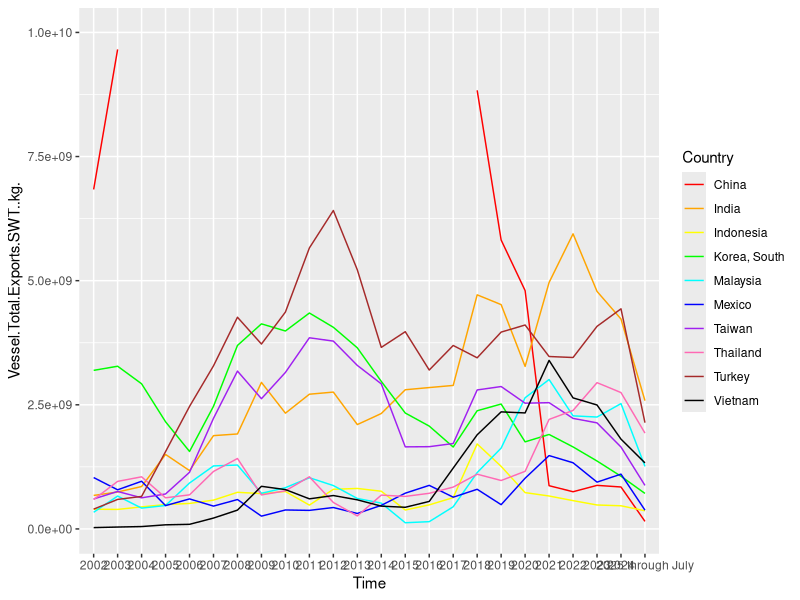
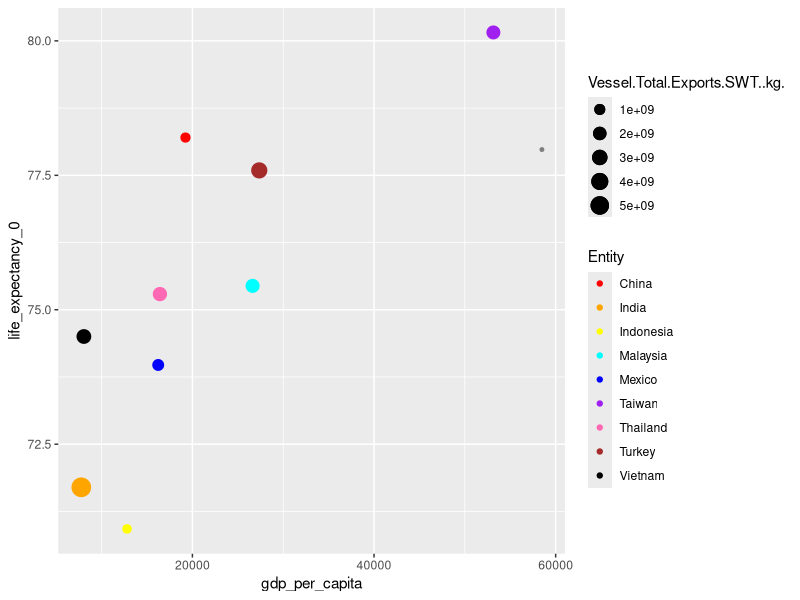

These figures' R source, in order:
## ---- chunk 1
library(ggplot2)
library(tidyverse)
library(dplyr)
## ---- chunk 2
exports <- read.csv("PlasticExportsAllCountries.csv")
countriesALL <- unique(exports$Country)
## ---- chunk 3
sums <- c()
for (co in countriesALL){
  temp <- exports |>
    filter(Country == co)
  sums <- c(sums, sum(temp$Vessel.Total.Exports.SWT..kg.))
}
total <- data.frame(countriesALL, sums) |>
  arrange(desc(sums)) |>
  slice(1:10)
## ---- chunk 4
countries <- total$countriesALL
plastics <- exports |>
  filter(Country %in% countries)
  
## ---- chunk 5
plastics |>
  ggplot(aes(
    x=Time, 
    y=Vessel.Total.Exports.SWT..kg., 
    group=Country, 
    color=Country)) +
  geom_line() +
  ylim(0,1e+10) +
  scale_color_manual(values = c("China" = "red", 
                                "India" = "orange", 
                                "Indonesia" = "yellow", 
                                "Korea, South" = "green", 
                                "Malaysia" = "cyan", 
                                "Mexico" = "blue", 
                                "Taiwan" = "purple", 
                                "Thailand"="hotpink", 
                                "Turkey"="brown", 
                                "Vietnam" = "black"))
## ---- chunk 6
china <- plastics |>
  filter(Country == "China")
china[4:5]
## ---- chunk 7
top10_2025 <- plastics |>
  filter(Time == "2025 through July") |>
  arrange(desc(Vessel.Total.Exports.SWT..kg.)) |>
  slice(1:10)
top10_2025 <- top10_2025$Country
top10_2025
## ---- chunk 8
intersect(countries, top10_2025)
## ---- chunk 9
quality <- read.csv("life-expectancy-vs-gdp-per-capita.csv")
## ---- chunk 10
qualityPlastic <- merge(x = quality, y = plastics, by.x = c("Entity", "Year"), by.y = c("Country","Time"))
## ---- chunk 11
qualityPlastic |>
  filter(Year == "2022") |>
  ggplot(aes(x = gdp_per_capita,
             y = life_expectancy_0,
             color = Entity)) +
  scale_color_manual(values = c("China" = "red", 
                                "India" = "orange", 
                                "Indonesia" = "yellow", 
                                "Korea, South" = "green", # named differently :(
                                "Malaysia" = "cyan", 
                                "Mexico" = "blue", 
                                "Taiwan" = "purple", 
                                "Thailand"="hotpink", 
                                "Turkey"="brown", 
                                "Vietnam" = "black")) +
  geom_point(aes(size=Vessel.Total.Exports.SWT..kg.)) +
  geom_point(data = filter(quality, Year == "2022" 
                           & Entity == "United States"), 
             aes(x = gdp_per_capita,
                 y = life_expectancy_0,
                 color = "gray45",
                 size = 30))
